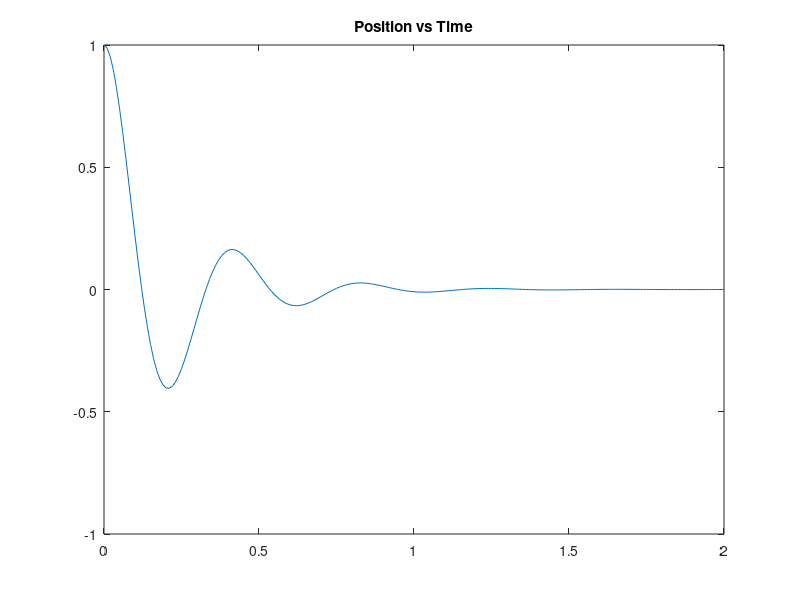

This chart was generated by the following MATLAB code: (Note: this script raises an error after producing the figure.)
load question02.mat -ascii
time = question02(:,1);
pos  = question02(:,2);

plot(time,pos)
title('Position vs Time')

% find natural frequency from oscillation period
[pks, locs] = findpeaks(pos, time);
T = mean(diff(locs));         % average period between peaks
omega_d = 2*pi/T;             % damped natural frequency

m = 200;       % kg
c = 1750;      % Ns/m
% critical damping
omega_n = sqrt(omega_d^2 + (c/(2*m))^2);  % natural frequency (undamped)
% two springs (left & right) each with same k
k_single = (m*omega_n^2)/2;               % stiffness per spring
fprintf('k per spring = %.2f N/m\n', k_single);
